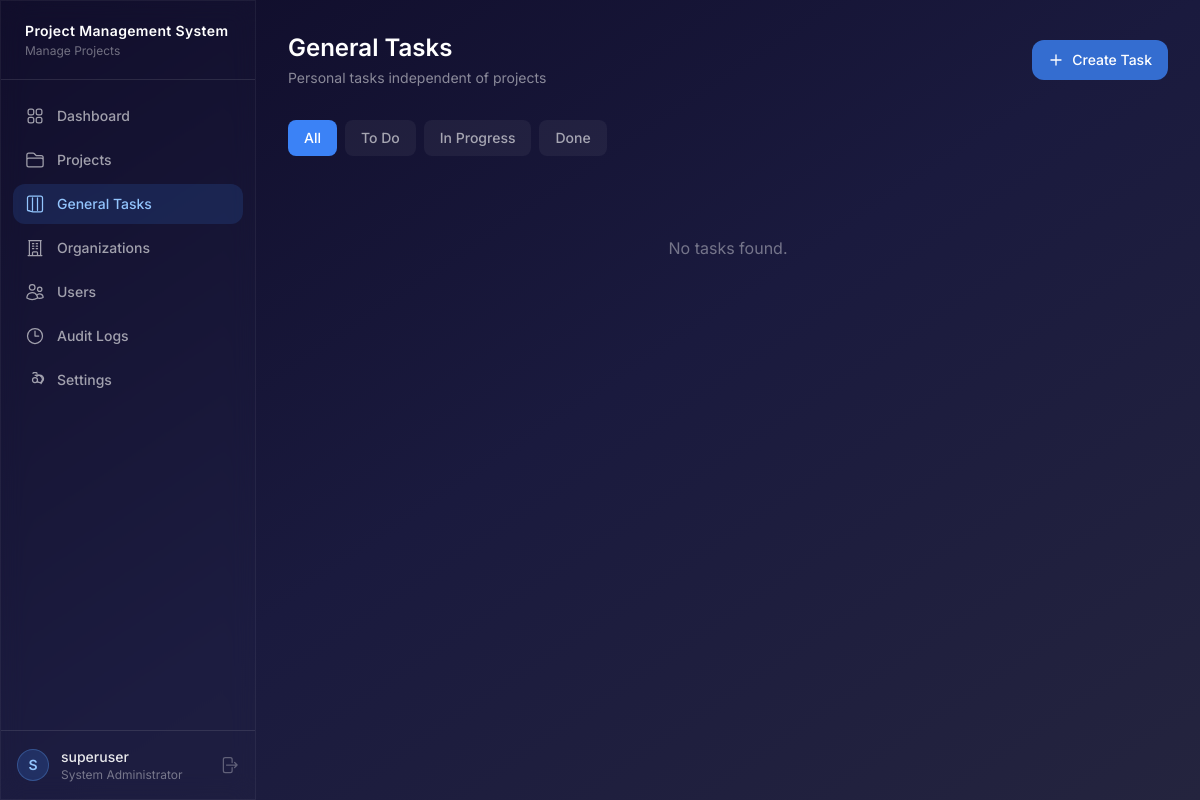
/general-tasks/ (signed in), run on an earlier commit of the app's database.
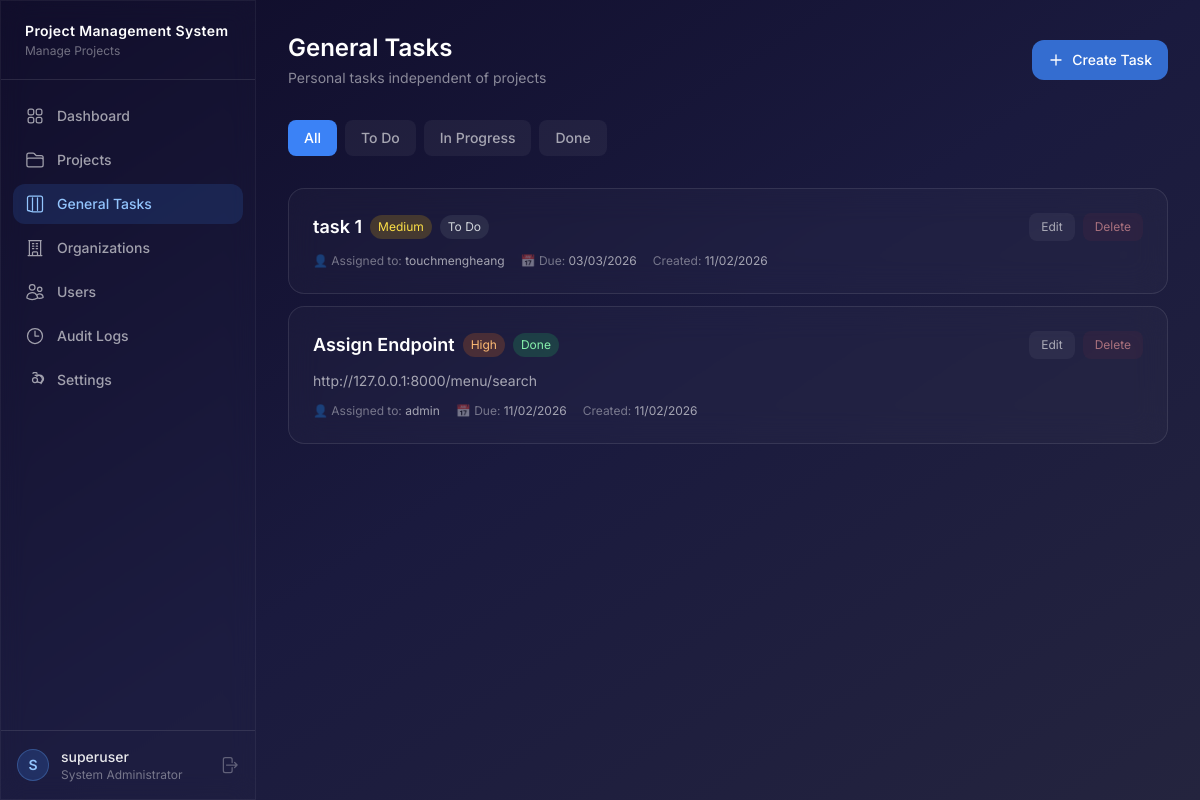
And on a later commit of the database.
### accounts/models.py (models this page shows, shortened)
class User(AbstractUser):
    role = models.ForeignKey(
        Role, on_delete=models.SET_NULL, null=True, blank=True, related_name="users"
    )
    admin_organization = models.ForeignKey(
        "organizations.Organization",
        on_delete=models.SET_NULL,
        null=True,
        blank=True,
        related_name="administrators",
        help_text="Organization this user administrates (only for Administrator role).",
    )
    is_auto_generated = models.BooleanField(
        default=False,
        help_text="Auto-generated accounts are inactive until password reset.",
    )
    perm_create_users = models.BooleanField(null=True, blank=True)
    perm_manage_projects = models.BooleanField(null=True, blank=True)
    perm_manage_tasks = models.BooleanField(null=True, blank=True)
    perm_move_task_stages = models.BooleanField(null=True, blank=True)
    perm_move_task_categories = models.BooleanField(null=True, blank=True)
    perm_reject_testing = models.BooleanField(null=True, blank=True)
    perm_add_project_notes = models.BooleanField(null=True, blank=True)
    perm_view_assigned_only = models.BooleanField(null=True, blank=True)
    perm_manage_organizations = models.BooleanField(null=True, blank=True)
    class Meta:
        ordering = ["username"]
    def is_system_admin(self):
        return self.role and self.role.name == Role.SYSTEM_ADMINISTRATOR

class Role(models.Model):
    SYSTEM_ADMINISTRATOR = "system_administrator"
    ADMINISTRATOR = "administrator"
    COORDINATOR = "coordinator"
    DEVELOPER = "developer"
    ROLE_CHOICES = [
        (SYSTEM_ADMINISTRATOR, "System Administrator"),
        (ADMINISTRATOR, "Administrator"),
        (COORDINATOR, "Coordinator"),
        (DEVELOPER, "Developer"),
    ]
    name = models.CharField(max_length=30, choices=ROLE_CHOICES, unique=True)
    description = models.TextField(blank=True)
    can_create_users = models.BooleanField(default=False)
    can_manage_projects = models.BooleanField(default=False)
    can_manage_tasks = models.BooleanField(default=False)
    can_move_task_stages = models.BooleanField(default=False)
    can_move_task_categories = models.BooleanField(default=False)
    can_reject_testing = models.BooleanField(default=False)
    can_add_project_notes = models.BooleanField(default=False)
    can_view_assigned_only = models.BooleanField(default=False)
    can_manage_organizations = models.BooleanField(default=False)
    class Meta:
        ordering = ["name"]
    def __str__(self):
        return self.get_name_display()

### general_tasks/models.py (models this page shows, shortened)
class GeneralTask(models.Model):
    TODO = "todo"
    IN_PROGRESS = "in_progress"
    DONE = "done"
    STATUS_CHOICES = [
        (TODO, "To Do"),
        (IN_PROGRESS, "In Progress"),
        (DONE, "Done"),
    ]
    LOW = "low"
    MEDIUM = "medium"
    HIGH = "high"
    CRITICAL = "critical"
    PRIORITY_CHOICES = [
        (LOW, "Low"),
        (MEDIUM, "Medium"),
        (HIGH, "High"),
        (CRITICAL, "Critical"),
    ]
    title = models.CharField(max_length=255)
    description = models.TextField(blank=True)
    status = models.CharField(max_length=20, choices=STATUS_CHOICES, default=TODO)
    priority = models.CharField(max_length=20, choices=PRIORITY_CHOICES, default=MEDIUM)
    assigned_to = models.ForeignKey(
        settings.AUTH_USER_MODEL,
        on_delete=models.SET_NULL,
        null=True,
        blank=True,
        related_name="assigned_general_tasks",
    )
    created_by = models.ForeignKey(
        settings.AUTH_USER_MODEL,
        on_delete=models.SET_NULL,
        null=True,
        related_name="created_general_tasks",
    )
    due_date = models.DateField(null=True, blank=True)
    created_at = models.DateTimeField(auto_now_add=True)
    updated_at = models.DateTimeField(auto_now=True)
    class Meta:
        ordering = ["-created_at"]

### general_tasks/views.py (the view)
# urls.py: path("", views.task_list, name="task_list"),
@login_required
def task_list(request):
    user = request.user
    if user.is_system_admin():
        tasks = GeneralTask.objects.all()
    else:
        tasks = GeneralTask.objects.filter(
            models.Q(created_by=user) | models.Q(assigned_to=user)
        )
    status_filter = request.GET.get('status', 'all')
    if status_filter != 'all':
        tasks = tasks.filter(status=status_filter)
    return render(request, "general_tasks/task_list.html", {
        "tasks": tasks,
        "status_filter": status_filter,
        "status_choices": GeneralTask.STATUS_CHOICES,
    })

### templates/general_tasks/task_list.html (shortened to what this page needs)
{% extends "base.html" %}
{% block content %}
<div class="flex flex-col sm:flex-row sm:items-center sm:justify-between gap-3 sm:gap-0 mb-6 sm:mb-8">
    <div>
        <h1 class="text-xl sm:text-2xl font-semibold text-white">General Tasks</h1>
        <p class="text-white/50 text-xs sm:text-sm mt-1">Personal tasks independent of projects</p>
    </div>
    <a href="{% url 'general_tasks:task_create' %}"
       class="inline-flex items-center justify-center gap-2 px-4 py-2.5 bg-blue-500/80 hover:bg-blue-500 text-white text-sm font-medium rounded-xl transition-all w-full sm:w-auto">
        <svg class="w-4 h-4" fill="none" stroke="currentColor" stroke-width="2" viewBox="0 0 24 24"><path stroke-linecap="round" stroke-linejoin="round" d="M12 4.5v15m7.5-7.5h-15"/></svg>
        Create Task
    </a>
</div>
<div class="flex gap-2 mb-6 overflow-x-auto pb-2 -mx-4 px-4 sm:mx-0 sm:px-0">
    <a href="?status=all" class="px-4 py-2 rounded-lg text-sm font-medium transition-all whitespace-nowrap {% if status_filter == 'all' %}bg-blue-500 text-white{% else %}bg-white/5 text-white/60 hover:bg-white/10{% endif %}">
        All
    </a>
    {% for status_key, status_label in status_choices %}
    <a href="?status={{ status_key }}" class="px-4 py-2 rounded-lg text-sm font-medium transition-all whitespace-nowrap {% if status_filter == status_key %}bg-blue-500 text-white{% else %}bg-white/5 text-white/60 hover:bg-white/10{% endif %}">
        {{ status_label }}
    </a>
    {% endfor %}
</div>
<div class="space-y-3">
    {% for task in tasks %}
    <div class="glass-card rounded-xl sm:rounded-2xl p-4 sm:p-6 hover:bg-white/[0.07] transition-all cursor-pointer" onclick="window.location.href='{% url 'general_tasks:task_detail' task.pk %}'">
        <div class="flex flex-col sm:flex-row sm:items-center sm:justify-between gap-3 mb-3">
            <div class="flex items-center gap-2 flex-wrap flex-1">
                <h3 class="text-base sm:text-lg font-semibold text-white">{{ task.title }}</h3>
                <span class="text-xs px-2 py-1 rounded-full whitespace-nowrap
                    {% if task.priority == 'critical' %}bg-red-500/20 text-red-300
                    {% elif task.priority == 'high' %}bg-orange-500/20 text-orange-300
                    {% elif task.priority == 'medium' %}bg-yellow-500/20 text-yellow-300
                    {% else %}bg-green-500/20 text-green-300{% endif %}">
                    {{ task.get_priority_display }}
                </span>
                <span class="text-xs px-2 py-1 rounded-full whitespace-nowrap
                    {% if task.status == 'done' %}bg-green-500/20 text-green-300
                    {% elif task.status == 'in_progress' %}bg-blue-500/20 text-blue-300
                    {% else %}bg-gray-500/20 text-gray-300{% endif %}">
                    {{ task.get_status_display }}
                </span>
            </div>
            <div class="flex items-center gap-2" onclick="event.stopPropagation()">
                <a href="{% url 'general_tasks:task_edit' task.pk %}" class="px-3 py-1.5 text-xs text-white/60 hover:text-white bg-white/5 hover:bg-white/10 rounded-lg transition-all">Edit</a>
                {% if user.is_system_admin or user == task.created_by %}
                <a href="{% url 'general_tasks:task_delete' task.pk %}" class="px-3 py-1.5 text-xs text-red-300/60 hover:text-red-300 bg-red-500/5 hover:bg-red-500/10 rounded-lg transition-all">Delete</a>
                {% endif %}
            </div>
        </div>
        <div>
            {% if task.description %}
            <p class="text-white/60 text-sm mb-3">{{ task.description|truncatewords:20 }}</p>
            {% endif %}
            <div class="flex flex-col sm:flex-row sm:items-center gap-2 sm:gap-4 text-xs text-white/40">
                {% if task.assigned_to %}
                <span class="truncate">👤 Assigned to: <span class="text-white/60">{{ task.assigned_to.username }}</span></span>
                {% endif %}
                {% if task.due_date %}
                <span class="whitespace-nowrap">📅 Due: <span class="text-white/60">{{ task.due_date|date:"d/m/Y" }}</span></span>
                {% endif %}
                <span class="whitespace-nowrap">Created: <span class="text-white/60">{{ task.created_at|date:"d/m/Y" }}</span></span>
            </div>
        </div>
    </div>
    {% empty %}
    <div class="text-center text-white/40 py-12">
        No tasks found.
    </div>
    {% endfor %}
</div>
{% endblock %}

### templates/base.html (shortened to what this page needs)
{% load static %}
<!DOCTYPE html>
<html lang="en" class="h-full">
<head>
    <link href="{% static 'css/style.css' %}" rel="stylesheet">
    <script src="https://cdn.tailwindcss.com"></script>
</head>
<body class="h-full bg-gradient-to-br from-[#0f0c29] via-[#1a1a3e] to-[#24243e] text-white/90 antialiased">
<div class="flex h-screen overflow-hidden">
    <aside id="sidebar" class="fixed lg:relative inset-y-0 left-0 z-50 w-64 flex-shrink-0 glass-strong flex flex-col border-r border-white/5 transform -translate-x-full lg:translate-x-0 transition-transform duration-300 ease-in-out">
        <div class="px-6 py-5 border-b border-white/10 flex items-center justify-between">
            <div>
                <h1 class="text-sm font-semibold text-white tracking-wide">
                    Project Management System
                </h1>
                <p class="text-xs text-white/40 mt-0.5">Manage Projects</p>
            </div>
        </div>
        <nav class="flex-1 px-3 py-4 space-y-1 overflow-y-auto">
            <a href="{% url 'dashboard' %}"
               class="flex items-center gap-3 px-3 py-2.5 rounded-xl text-sm font-medium
                      {% if request.resolver_match.url_name == 'dashboard' %}bg-blue-500/15 text-blue-300{% else %}text-white/60 hover:text-white/90 hover:bg-white/5{% endif %}
                      transition-all">
                Dashboard
            </a>
            <a href="{% url 'projects:project_list' %}"
               class="flex items-center gap-3 px-3 py-2.5 rounded-xl text-sm font-medium
                      {% if 'projects' in request.path %}bg-blue-500/15 text-blue-300{% else %}text-white/60 hover:text-white/90 hover:bg-white/5{% endif %}
                      transition-all">
                Projects
            </a>
            <a href="{% url 'general_tasks:task_list' %}"
               class="flex items-center gap-3 px-3 py-2.5 rounded-xl text-sm font-medium
                      {% if 'general-tasks' in request.path %}bg-blue-500/15 text-blue-300{% else %}text-white/60 hover:text-white/90 hover:bg-white/5{% endif %}
                      transition-all">
                <svg class="w-5 h-5" fill="none" stroke="currentColor" stroke-width="1.5" viewBox="0 0 24 24"><path stroke-linecap="round" stroke-linejoin="round" d="M9 4.5v15m6-15v15m-11.581.5H5.25A2.25 2.25 0 013 19.25V4.75A2.25 2.25 0 015.25 2.5h13.5A2.25 2.25 0 0121 4.75v14.5A2.25 2.25 0 0118.75 21.5H9.631z"/></svg>
                General Tasks
            </a>
            {% if user.is_system_admin or user.has_perm_manage_organizations %}
            <a href="{% url 'organizations:org_list' %}"
               class="flex items-center gap-3 px-3 py-2.5 rounded-xl text-sm font-medium
                      {% if 'organizations' in request.path %}bg-blue-500/15 text-blue-300{% else %}text-white/60 hover:text-white/90 hover:bg-white/5{% endif %}
                      transition-all">
                Organizations
            </a>
            {% endif %}
            {% if user.is_system_admin %}
            <a href="{% url 'accounts:user_list' %}"
               class="flex items-center gap-3 px-3 py-2.5 rounded-xl text-sm font-medium
                      {% if 'users' in request.path %}bg-blue-500/15 text-blue-300{% else %}text-white/60 hover:text-white/90 hover:bg-white/5{% endif %}
                      transition-all">
                Users
            </a>
            {% endif %}
            {% if user.is_system_admin %}
            <a href="{% url 'logs:audit_log_list' %}"
               class="flex items-center gap-3 px-3 py-2.5 rounded-xl text-sm font-medium
                      {% if 'logs' in request.path %}bg-blue-500/15 text-blue-300{% else %}text-white/60 hover:text-white/90 hover:bg-white/5{% endif %}
                      transition-all">
                <svg class="w-5 h-5" fill="none" stroke="currentColor" stroke-width="1.5" viewBox="0 0 24 24"><path stroke-linecap="round" stroke-linejoin="round" d="M12 6v6h4.5m4.5 0a9 9 0 11-18 0 9 9 0 0118 0z"/></svg>
                Audit Logs
            </a>
            {% endif %}
            <a href="{% url 'accounts:settings' %}"
               class="flex items-center gap-3 px-3 py-2.5 rounded-xl text-sm font-medium
                      {% if 'settings' in request.path %}bg-blue-500/15 text-blue-300{% else %}text-white/60 hover:text-white/90 hover:bg-white/5{% endif %}
                      transition-all">
                Settings
            </a>
        </nav>
        <div class="px-4 py-4 border-t border-white/10">
            <div class="flex items-center gap-3 justify-between">
                <div class="flex items-center gap-3 flex-1 min-w-0">
                    <div class="w-8 h-8 rounded-full bg-blue-500/20 border border-blue-400/30 flex items-center justify-center text-sm font-semibold text-blue-300">
                        {{ user.username.0|upper }}
                    </div>
                    <div class="flex-1 min-w-0">
                        <p class="text-sm font-medium text-white/90 truncate">{{ user.username }}</p>
                        <p class="text-xs text-white/40 truncate">{{ user.role|default:"No role" }}</p>
                    </div>
                </div>
                <a href="{% url 'accounts:logout' %}" class="text-white/30 hover:text-red-400 transition-colors" title="Logout">
                    <svg class="w-5 h-5" fill="none" stroke="currentColor" stroke-width="1.5" viewBox="0 0 24 24"><path stroke-linecap="round" stroke-linejoin="round" d="M15.75 9V5.25A2.25 2.25 0 0013.5 3h-6a2.25 2.25 0 00-2.25 2.25v13.5A2.25 2.25 0 007.5 21h6a2.25 2.25 0 002.25-2.25V15m3 0l3-3m0 0l-3-3m3 3H9"/></svg>
                </a>
            </div>
        </div>
    </aside>
    <main class="flex-1 overflow-y-auto w-full">
        <div class="p-4 sm:p-6 lg:p-8">
            {% block content %}{% endblock %}
        </div>
    </main>
</div>
</body>
</html>

### static/css/style.css (style rules this page uses)
body { font-family: 'Inter', system-ui, -apple-system, sans-serif; overscroll-behavior: none; }
main { overscroll-behavior: none; }
.glass-strong { background: rgba(255, 255, 255, 0.01); backdrop-filter: blur(12px); -webkit-backdrop-filter: blur(12px); border: 1px solid rgba(255, 255, 255, 0.15); }
.glass-card { background: rgba(255, 255, 255, 0.025); backdrop-filter: blur(16px); -webkit-backdrop-filter: blur(16px); border: 1px solid rgba(255, 255, 255, 0.1); transition: all 0.2s ease; }
* { transition-property: background-color, border-color, opacity; transition-duration: 150ms; }

What changed in the data, as far as the page shows it:
added GeneralTask: title "task 1", priority "Medium", status "To Do", assigned_to.username "touchmengheang", due_date "03/03/2026", created_at "11/02/2026"
added GeneralTask: title "Assign Endpoint", priority "High", status "Done", description "http://127.0.0.1:8000/menu/search", assigned_to.username "admin", due_date "11/02/2026", created_at "11/02/2026"
Also different on the page:
text no longer shown: "No tasks found."
